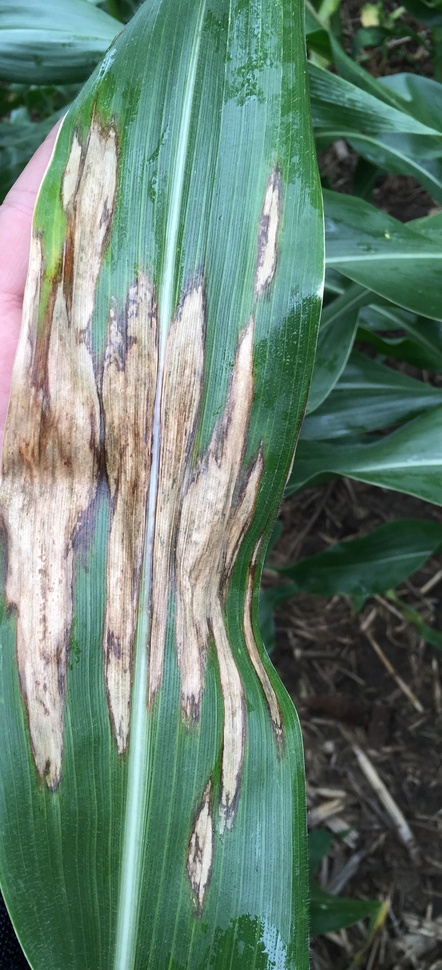
#> input picture JAGUNG/Dataset/Blight/Corn_Blight (102).jpg, 442 x 970 px, shrunk from 1489 x 3264 before the run, found by its file name; its folder holds only this picture in this run
$ jupyter execute 'cek kualitas citra.ipynb'   (older library calls are emulated)
#> lines starting #> are read from the running program, lines starting #| are printed output that depends on the picture
[cell 1]
import cv2 # type: ignore
import os

[cell 2]
def is_blurry(image_path, threshold=100):
    # Baca gambar
#> called with threshold = 100
    image = cv2.imread(image_path)
#> image is the input picture: shape (970, 442, 3); mean B, G, R 113.3, 127.1, 102.7
    if image is None:
        print(f"Error: Unable to load image {image_path}")
        return False

    # Ubah gambar menjadi grayscale
    gray = cv2.cvtColor(image, cv2.COLOR_BGR2GRAY)
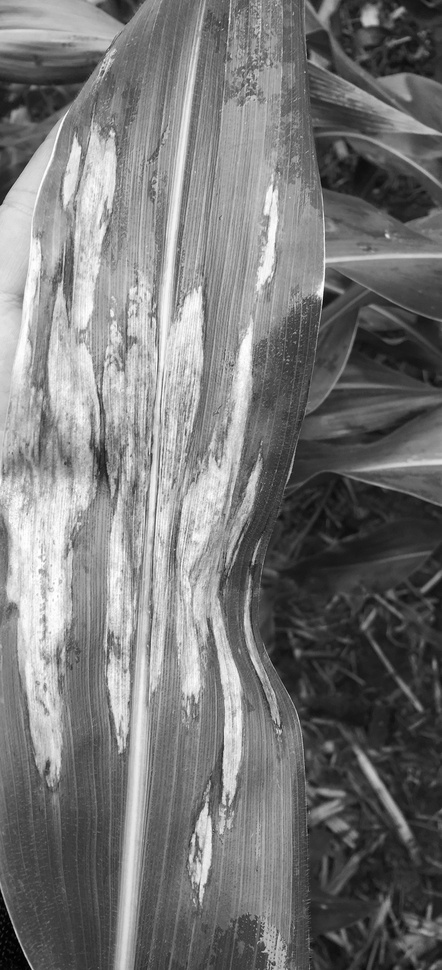
#> gray: shape (970, 442); min 1, max 255, mean 118.2

    # Hitung Laplacian Variance
    laplacian_var = cv2.Laplacian(gray, cv2.CV_64F).var()
#> laplacian_var = 1001.3

    # Jika laplacian_var lebih kecil dari threshold, gambar dianggap buram
    return laplacian_var < threshold

[cell 3]
def check_blurriness_in_folder(base_folder, threshold=100):
    total_blurry = 0
    total_clear = 0

    # Telusuri setiap kelas dalam folder
    for class_folder in os.listdir(base_folder):
        class_path = os.path.join(base_folder, class_folder)
        if os.path.isdir(class_path):
            print(f"\nChecking class: {class_folder}")

            # Telusuri setiap gambar dalam folder kelas
            for image_name in os.listdir(class_path):
                image_path = os.path.join(class_path, image_name)
                if os.path.isfile(image_path):
                    if is_blurry(image_path, threshold):
                        #print(f"Image {image_name} is blurry.")
                        total_blurry += 1
                    else:
                        #print(f"Image {image_name} is clear.")
                        total_clear += 1
#> total_clear = 1
#> pass 2 of the loop in check_blurriness_in_folder, `for class_folder in os.listdir(base_folder):`:
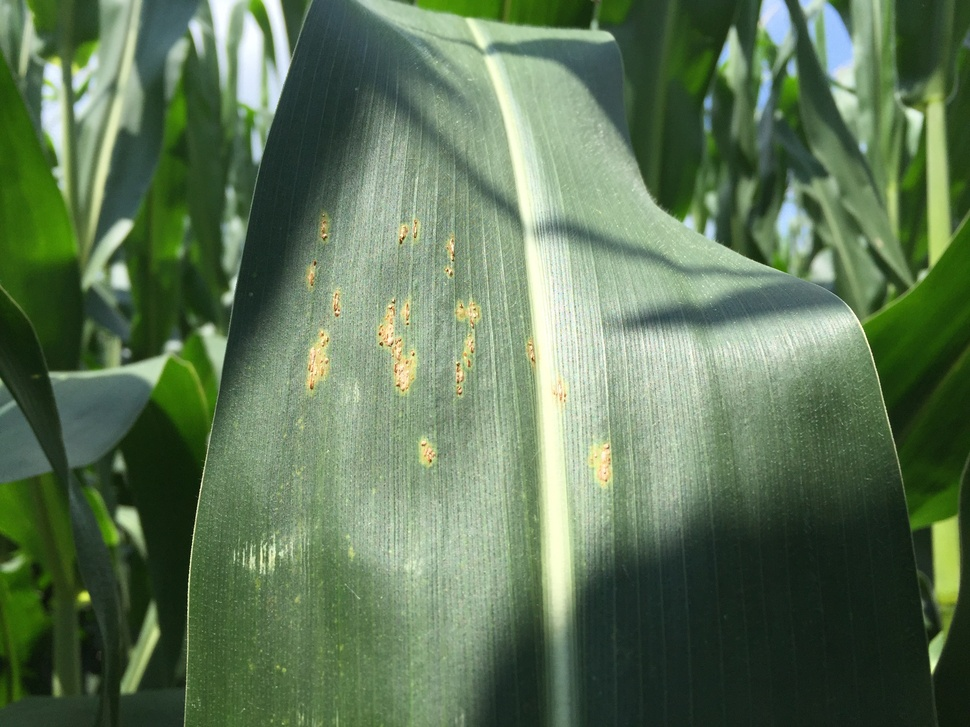
#> input picture JAGUNG/Dataset/Common_Rust/Corn_Common_Rust (1268).jpg, 970 x 727 px, shrunk from 3264 x 2448 before the run, found by its file name
#> in is_blurry, image is the input picture: shape (727, 970, 3); mean B, G, R 86.3, 117.4, 94.1
#> in is_blurry (call 2), `gray = cv2.cvtColor(image, cv2.COLOR_BGR2GRAY)`:
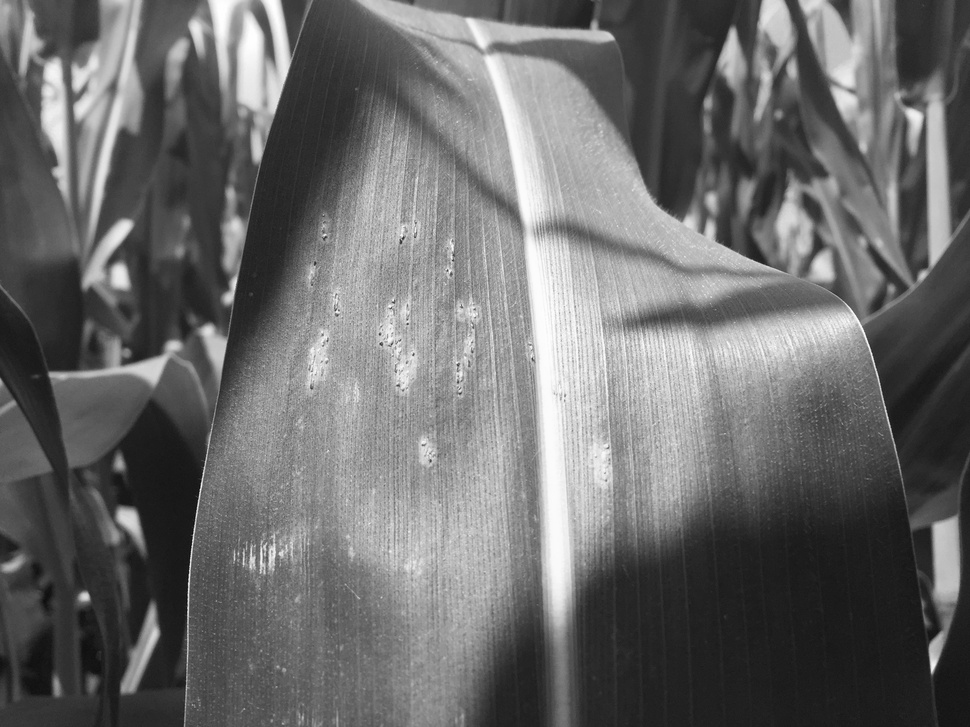
#> gray: shape (727, 970); min 9, max 254, mean 106.9
#> laplacian_var = 495.6
#> total_clear = 2

    # Tampilkan total gambar buram dan tidak buram
    print(f"\nTotal blurry images: {total_blurry}")
    print(f"Total clear images: {total_clear}")
#| Total clear images: 2
